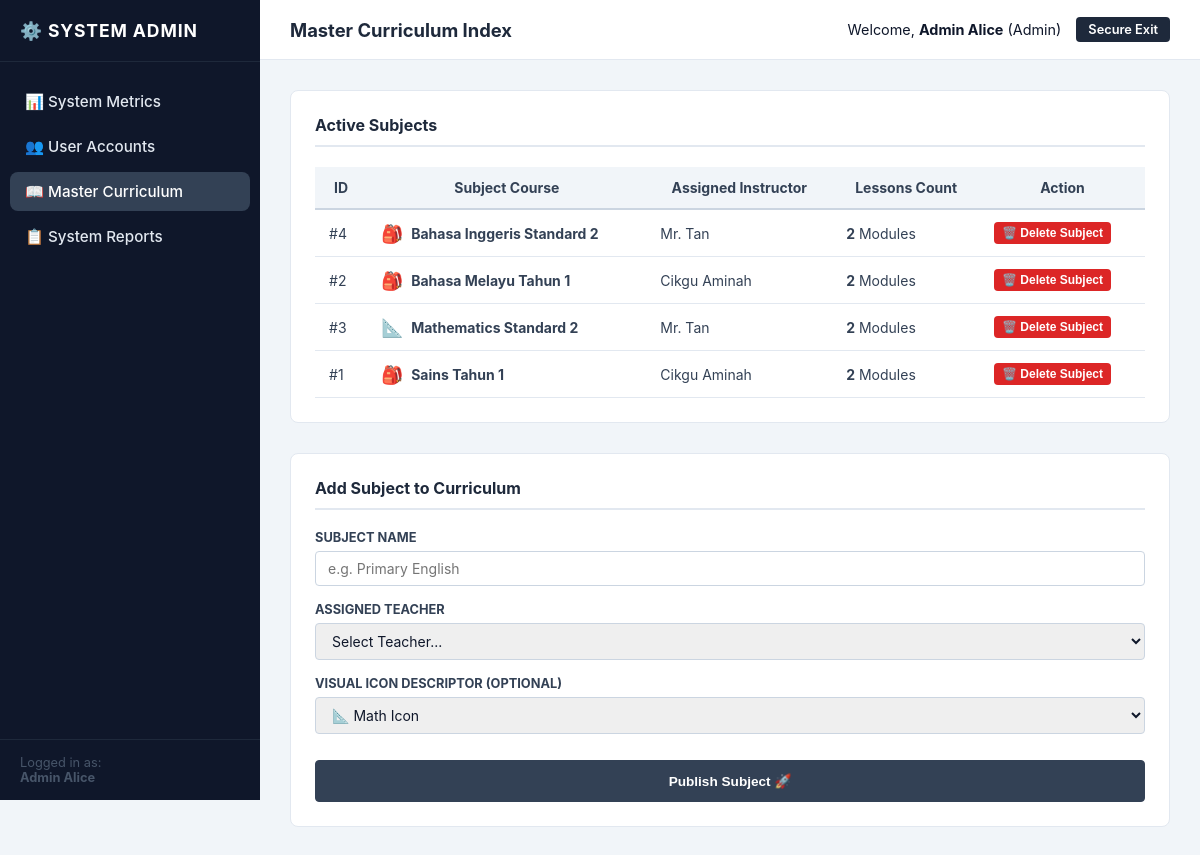
The app's page /admin/manage_curriculum.php (signed in) with its own data.
### tables this page shows
CREATE TABLE IF NOT EXISTS subjects (
    subject_id INT AUTO_INCREMENT PRIMARY KEY,
    subject_name VARCHAR(100) NOT NULL UNIQUE COMMENT 'E.g., Primary Mathematics',
    teacher_id INT NULL COMMENT 'FK to user teaching this class',
    icon_url VARCHAR(255) NULL COMMENT 'CSS class name or image name for student navigation',
    FOREIGN KEY (teacher_id) REFERENCES users(user_id) ON DELETE SET NULL ON UPDATE CASCADE
);

CREATE TABLE IF NOT EXISTS users (
    user_id INT AUTO_INCREMENT PRIMARY KEY,
    username VARCHAR(100) NOT NULL UNIQUE COMMENT 'Student handle or Staff email',
    password_hash VARCHAR(255) NOT NULL COMMENT 'Bcrypt hash of student PIN or staff password',
    role ENUM('student', 'teacher', 'admin') NOT NULL COMMENT 'System access permission level',
    full_name VARCHAR(100) NOT NULL COMMENT 'Display name shown in headers/dashboards',
    class_section VARCHAR(50) NULL COMMENT 'E.g., Standard 1A, Null for Staff',
    avatar_url VARCHAR(255) NULL COMMENT 'Asset path or SVG designation for student character',
    created_at TIMESTAMP DEFAULT CURRENT_TIMESTAMP
);

### admin/manage_curriculum.php (the view, shortened to what this page needs)
<?php
require_once __DIR__ . '/../config/db.php';
$admin_name = $_SESSION['full_name'];
$curriculum_list = [];
try {
    $curriculum_query = "
        SELECT s.subject_id, s.subject_name, s.icon_url, u.full_name AS teacher_name,
               (SELECT COUNT(*) FROM lessons WHERE subject_id = s.subject_id) AS total_lessons
        FROM subjects s
        LEFT JOIN users u ON s.teacher_id = u.user_id AND u.role = 'teacher'
        ORDER BY s.subject_name ASC
    ";
    $curriculum_list = $pdo->query($curriculum_query)->fetchAll();
} catch (PDOException $e) {
    $alert_danger = "Database connection error: " . $e->getMessage();
}
?>
<!DOCTYPE html>
<html lang="en">
<head>
    <link rel="stylesheet" href="../assets/css/admin.css">
</head>
<body>
    <div class="admin-sidebar">
        <div class="sidebar-header">
            ⚙️ System Admin
        </div>
        <ul class="sidebar-nav">
            <li class="sidebar-nav-item">
                <a href="dashboard.php" class="sidebar-nav-link">📊 System Metrics</a>
            </li>
            <li class="sidebar-nav-item">
                <a href="manage_users.php" class="sidebar-nav-link">👥 User Accounts</a>
            </li>
            <li class="sidebar-nav-item">
                <a href="manage_curriculum.php" class="sidebar-nav-link active">📖 Master Curriculum</a>
            </li>
            <li class="sidebar-nav-item">
                <a href="system_reports.php" class="sidebar-nav-link">📋 System Reports</a>
            </li>
        </ul>
        <div class="sidebar-footer">
            Logged in as:<br>
            <strong><?php echo htmlspecialchars($admin_name); ?></strong>
        </div>
    </div>
    <div class="admin-main-viewport">
        <div class="admin-header-bar">
            <div class="admin-header-title">Master Curriculum Index</div>
            <div class="admin-header-user">
                <span>Welcome, <strong><?php echo htmlspecialchars($admin_name); ?></strong> (Admin)</span>
                <a href="../auth/logout.php" class="admin-logout-btn">Secure Exit</a>
            </div>
        </div>
        <div class="admin-main-content">
            <div class="admin-grid-two-col">
                <div class="admin-panel-card">
                    <div class="admin-panel-title">Active Subjects</div>
                    <div style="overflow-x: auto;">
                        <table class="admin-dense-table">
                            <thead>
                                <tr>
                                    <th>ID</th>
                                    <th>Subject Course</th>
                                    <th>Assigned Instructor</th>
                                    <th>Lessons Count</th>
                                    <th>Action</th>
                                </tr>
                            </thead>
                            <tbody>
                                <?php if (empty($curriculum_list)): ?>
                                    <tr>
                                        <td colspan="5" style="text-align: center; color: var(--color-slate-600);">No subject records exist. Create one on the right side!</td>
                                    </tr>
                                <?php else: ?>
                                    <?php foreach ($curriculum_list as $row): ?>
                                        <tr>
                                            <td>#<?php echo $row['subject_id']; ?></td>
                                            <td>
                                                <div style="display: flex; align-items: center; gap: 8px;">
                                                    <span style="font-size: 1.1rem;">
                                                        <?php
                                                            $name = strtolower($row['subject_name']);
                                                            if (strpos($name, 'math') !== false) echo '📐';
                                                            elseif (strpos($name, 'science') !== false) echo '🔬';
                                                            elseif (strpos($name, 'english') !== false) echo '📖';
                                                            else echo '🎒';
                                                        ?>
                                                    </span>
                                                    <strong><?php echo htmlspecialchars($row['subject_name']); ?></strong>
                                                </div>
                                            </td>
                                            <td><?php echo htmlspecialchars($row['teacher_name'] ?: 'Unassigned'); ?></td>
                                            <td><strong><?php echo $row['total_lessons']; ?></strong> Modules</td>
                                            <td>
                                                <form method="POST" action="manage_curriculum.php" onsubmit="return confirm('WARNING: Deleting this subject will delete all associated lessons, quizzes, progress logs, and quiz scores! Continue?');">
                                                    <button type="submit" class="btn-admin btn-admin-danger" style="padding: 4px 8px; font-size: 0.75rem; border: none;">
                                                        🗑️ Delete Subject
                                                    </button>
                                                </form>
                                            </td>
                                        </tr>
                                    <?php endforeach; ?>
                                <?php endif; ?>
                            </tbody>
                        </table>
                    </div>
                </div>
                <div class="admin-panel-card">
                    <div class="admin-panel-title">Add Subject to Curriculum</div>
                    <form method="POST" action="manage_curriculum.php">
                        <div class="admin-form-group">
                            <label class="admin-form-label" for="subject_name">Subject Name</label>
                            <input type="text" id="subject_name" name="subject_name" class="admin-form-control" placeholder="e.g. Primary English" required>
                        </div>
                        <div class="admin-form-group">
                            <label class="admin-form-label" for="teacher_id">Assigned Teacher</label>
                            <select id="teacher_id" name="teacher_id" class="admin-form-control" required>
                                <option value="">Select Teacher...</option>
                            </select>
                        </div>
                        <div class="admin-form-group">
                            <label class="admin-form-label" for="icon_url">Visual Icon Descriptor (Optional)</label>
                            <select id="icon_url" name="icon_url" class="admin-form-control">
                                <option value="math-icon">📐 Math Icon</option>
                            </select>
                        </div>
                        <button type="submit" class="btn-admin btn-admin-primary" style="width: 100%; height: 42px; margin-top: 10px; justify-content: center;">
                            Publish Subject 🚀
                        </button>
                    </form>
                </div>
            </div>
        </div>
    </div>
</body>
</html>

### assets/css/admin.css (style rules this page uses)
:root { --admin-sidebar-width: 260px; --color-slate-900: #0f172a; --color-slate-800: #1e293b; --color-slate-700: #334155; --color-slate-600: #475569; --color-slate-200: #e2e8f0; --color-slate-100: #f1f5f9; --color-border: #cbd5e1; --color-success: #059669; --color-warning: #d97706; --color-danger: #dc2626; --radius-md: 8px; --radius-sm: 4px; }
* { box-sizing: border-box; margin: 0; padding: 0; }
body { font-family: -apple-system, BlinkMacSystemFont, "Segoe UI", Roboto, sans-serif; background-color: var(--color-slate-100); color: var(--color-slate-900); display: flex; min-height: 100vh; }
.admin-sidebar { width: var(--admin-sidebar-width); background-color: var(--color-slate-900); color: white; position: fixed; height: 100vh; left: 0; top: 0; display: flex; flex-direction: column; z-index: 100; }
.sidebar-header { padding: 20px; font-size: 1.1rem; font-weight: 700; letter-spacing: 0.05em; border-bottom: 1px solid var(--color-slate-800); text-transform: uppercase; }
.sidebar-nav { list-style: none; padding: 20px 10px; flex-grow: 1; }
.sidebar-nav-item { margin-bottom: 6px; }
.sidebar-nav-link { display: flex; align-items: center; gap: 10px; padding: 10px 15px; color: var(--color-slate-200); text-decoration: none; font-size: 0.95rem; font-weight: 500; border-radius: var(--radius-md); transition: background-color 0.2s ease; }
.sidebar-nav-link.active { background-color: var(--color-slate-700); color: white; }
.sidebar-footer { padding: 15px 20px; border-top: 1px solid var(--color-slate-800); font-size: 0.8rem; color: var(--color-slate-600); }
.admin-main-viewport { margin-left: var(--admin-sidebar-width); flex-grow: 1; display: flex; flex-direction: column; min-width: 0; }
.admin-header-bar { height: 60px; background-color: white; border-bottom: 1px solid var(--color-slate-200); display: flex; align-items: center; justify-content: space-between; padding: 0 30px; }
.admin-header-title { font-size: 1.15rem; font-weight: 700; color: var(--color-slate-800); }
.admin-header-user { display: flex; align-items: center; gap: 15px; font-size: 0.9rem; }
.admin-logout-btn { text-decoration: none; padding: 5px 12px; background-color: var(--color-slate-800); color: white; border-radius: var(--radius-sm); font-weight: 600; font-size: 0.8rem; transition: background-color 0.2s ease; }
.admin-main-content { padding: 30px; max-width: 1300px; width: 100%; margin: 0 auto; }
.admin-panel-card { background-color: white; border: 1px solid var(--color-slate-200); border-radius: var(--radius-md); padding: 24px; margin-bottom: 30px; }
.admin-panel-title { font-size: 1rem; font-weight: 700; color: var(--color-slate-800); border-bottom: 2px solid var(--color-slate-200); padding-bottom: 10px; margin-bottom: 20px; display: flex; justify-content: space-between; align-items: center; }
.admin-dense-table { width: 100%; border-collapse: collapse; font-size: 0.875rem; }
.admin-dense-table th { background-color: var(--color-slate-100); color: var(--color-slate-700); font-weight: 700; padding: 12px 14px; border-bottom: 2px solid var(--color-border); position: sticky; top: 0; }
.admin-dense-table td { padding: 12px 14px; border-bottom: 1px solid var(--color-slate-200); color: var(--color-slate-700); }
.btn-admin { padding: 8px 16px; font-size: 0.85rem; font-weight: 600; border-radius: var(--radius-sm); border: 1px solid var(--color-border); background-color: white; color: var(--color-slate-700); cursor: pointer; text-decoration: none; transition: all 0.15s ease; display: inline-flex; align-items: center; gap: 6px; }
.btn-admin-primary { background-color: var(--color-slate-700); color: white; border-color: var(--color-slate-700); }
.btn-admin-danger { background-color: var(--color-danger); color: white; border-color: var(--color-danger); }
.admin-form-group { margin-bottom: 16px; }
.admin-form-label { display: block; font-size: 0.8rem; font-weight: 700; color: var(--color-slate-700); margin-bottom: 6px; text-transform: uppercase; }
.admin-form-control { width: 100%; padding: 8px 12px; border-radius: var(--radius-sm); border: 1px solid var(--color-border); font-family: inherit; font-size: 0.875rem; color: var(--color-slate-900); }

### records on screen
subjects: subject_id "4", subject_name "Bahasa Inggeris Standard 2", teacher.full_name "Mr. Tan", total_lessons "2"
subjects: subject_id "2", subject_name "Bahasa Melayu Tahun 1", teacher.full_name "Cikgu Aminah", total_lessons "2"
subjects: subject_id "3", subject_name "Mathematics Standard 2", teacher.full_name "Mr. Tan", total_lessons "2"
subjects: subject_id "1", subject_name "Sains Tahun 1", teacher.full_name "Cikgu Aminah", total_lessons "2"

### other values on screen
$admin_name "Admin Alice"
